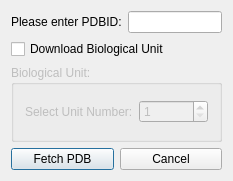
<?xml version="1.0" encoding="UTF-8"?>
<ui version="4.0">
 <class>dlg_fetchpdb</class>
 <widget class="QDialog" name="dlg_fetchpdb">
  <property name="geometry">
   <rect>
    <x>0</x>
    <y>0</y>
    <width>233</width>
    <height>181</height>
   </rect>
  </property>
  <property name="windowTitle">
   <string>Fetch PDBID</string>
  </property>
  <layout class="QVBoxLayout">
   <item>
    <layout class="QHBoxLayout" name="horizontalLayout1">
     <item>
      <widget class="QLabel" name="PdbIDLabel">
       <property name="text">
        <string>Please enter PDBID:</string>
       </property>
       <property name="wordWrap">
        <bool>false</bool>
       </property>
      </widget>
     </item>
     <item>
      <widget class="QLineEdit" name="m_pPdbID">
       <property name="inputMask">
        <string>&gt;NNNN; </string>
       </property>
       <property name="maxLength">
        <number>4</number>
       </property>
      </widget>
     </item>
    </layout>
   </item>
   <item>
    <widget class="QCheckBox" name="m_pBiologicalUnitCheckBox">
     <property name="text">
      <string>Download Biological Unit</string>
     </property>
    </widget>
   </item>
   <item>
    <widget class="QGroupBox" name="BioUnitGroupBox">
     <property name="enabled">
      <bool>false</bool>
     </property>
     <property name="title">
      <string>Biological Unit:</string>
     </property>
     <layout class="QGridLayout" name="gridLayout">
      <item row="0" column="0">
       <widget class="QLabel" name="BiologicalUnitLabel">
        <property name="text">
         <string>Select Unit Number:</string>
        </property>
        <property name="wordWrap">
         <bool>false</bool>
        </property>
       </widget>
      </item>
      <item row="0" column="1">
       <widget class="QSpinBox" name="m_pBiologicalUnitNumber">
        <property name="minimum">
         <number>1</number>
        </property>
        <property name="maximum">
         <number>4</number>
        </property>
       </widget>
      </item>
     </layout>
    </widget>
   </item>
   <item>
    <layout class="QHBoxLayout" name="horizontalLayout">
     <item>
      <widget class="QPushButton" name="m_pOk">
       <property name="text">
        <string>Fetch PDB</string>
       </property>
       <property name="default">
        <bool>true</bool>
       </property>
      </widget>
     </item>
     <item>
      <widget class="QPushButton" name="m_pCancel">
       <property name="text">
        <string>Cancel</string>
       </property>
       <property name="autoDefault">
        <bool>false</bool>
       </property>
      </widget>
     </item>
    </layout>
   </item>
  </layout>
 </widget>
 <layoutdefault spacing="6" margin="11"/>
 <pixmapfunction>qPixmapFromMimeSource</pixmapfunction>
 <tabstops>
  <tabstop>m_pPdbID</tabstop>
  <tabstop>m_pBiologicalUnitCheckBox</tabstop>
  <tabstop>m_pOk</tabstop>
  <tabstop>m_pCancel</tabstop>
 </tabstops>
 <resources/>
 <connections>
  <connection>
   <sender>m_pOk</sender>
   <signal>clicked()</signal>
   <receiver>dlg_fetchpdb</receiver>
   <slot>accept()</slot>
   <hints>
    <hint type="sourcelabel">
     <x>20</x>
     <y>20</y>
    </hint>
    <hint type="destinationlabel">
     <x>20</x>
     <y>20</y>
    </hint>
   </hints>
  </connection>
  <connection>
   <sender>m_pCancel</sender>
   <signal>clicked()</signal>
   <receiver>dlg_fetchpdb</receiver>
   <slot>reject()</slot>
   <hints>
    <hint type="sourcelabel">
     <x>20</x>
     <y>20</y>
    </hint>
    <hint type="destinationlabel">
     <x>20</x>
     <y>20</y>
    </hint>
   </hints>
  </connection>
  <connection>
   <sender>m_pBiologicalUnitCheckBox</sender>
   <signal>toggled(bool)</signal>
   <receiver>BioUnitGroupBox</receiver>
   <slot>setEnabled(bool)</slot>
   <hints>
    <hint type="sourcelabel">
     <x>116</x>
     <y>54</y>
    </hint>
    <hint type="destinationlabel">
     <x>116</x>
     <y>103</y>
    </hint>
   </hints>
  </connection>
 </connections>
</ui>
